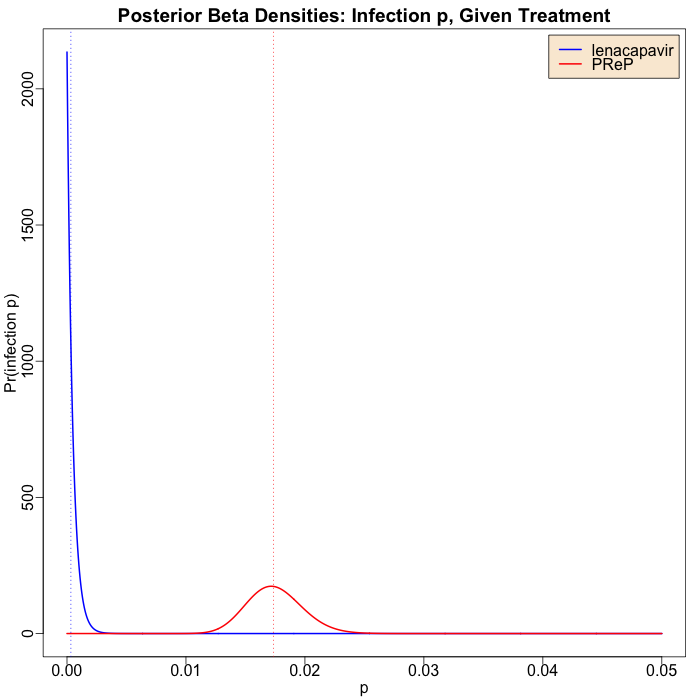

Reproduce this figure in R.
## Created on Friday, July 12, 2024 at 6:22pm EDT by WeekendEditor on WeekendEditorMachine.
## UnCopyright (c) 2024, SomeWeekendReading blog.  All rights reversed.  As if you care.

toolsDir <- "../../tools"                              # Where the tool scripts live
source(file.path(toolsDir, "pipeline-tools.r"))        # Random pipeline stuff
source(file.path(toolsDir, "graphics-tools.r"))        # Random graphics stuff
library("gsDesign")                                    # For ciBinomial()

##
## Fiddle with the preliminary data reported by Gilead on lenacapavir in HIV prevention.
## This is technically incorrect, since it lacks censorship data about patients dropping out.
## But as a crude estimate from the published numbers, it will do.
##

## > doit()
## > rm("purpose1Summary"); rm("efficacyCL"); rm("signf"); rm("stren"); rm("bayesProbs"); doit()
doit <- function(purpose1     = data.frame(Arm       = c("lenacapavir", "Descovy", "Truvada"),
                                           N         = c(2134,          2136,      1068),
                                           K         = c(   0,            39,        16),
                                           Infp100py = c(   0,             2.02,      1.69),
                                           stringsAsFactors = TRUE),
                 yatesCorrect = TRUE,                  # Default on test of proportion is TRUE
                 txFile       = "2024-07-11-hiv-prev-news.txt",
                 plotFile     = "2024-07-11-hiv-prev-news.png") {

  makeSummaryData <- function(purpose1) {              # Take data reported in press release,
    cat(sprintf("* PURPOSE1 data as reported:\n"))     #  drop infections/100 person-years,
    print(purpose1)                                    #  combine both PReP arms into 1 for comparison

    purpose1Summary <- rbind(subset(purpose1, subset = Arm == "lenacapavir", select = -Infp100py),
                             data.frame(Arm = "PReP",  # Just add patient counts in both PReP arms
                                        t(colSums(subset(purpose1,
                                                         subset = Arm != "lenacapavir",
                                                         select = -c(Arm, Infp100py)))),
                                        stringsAsFactors = TRUE))
    cat(sprintf("\n* PURPOSE1 summary data for analysis:\n"))
    print(purpose1Summary)                             # Describe what we did

    purpose1Summary                                    # Return the summary data
  }                                                    #

  efficacyAndCL <- function(Ntrt, Ktrt, Ncnt, Kcnt) {    # Treatment efficacy & 95% conf limit
    ## Simple-minded efficacy computation, with confidence limits using a scaled binomial model.
    ## (To be eventually replaced by my super-duper Beta ratios stuff with Gauss hypergeometric magic!)
    ##
    ## Ntrt = number of subjects in treatment arm
    ## Ktrt = number of sick in treatment arm
    ## Ncnt = number of subjects in control arm
    ## Kcnt = number of sick in control arm
    eff   <- 1 - (Ktrt / Ntrt) / (Kcnt / Ncnt)           # Point estimate, then confidence limits
    effCL <- rev(1 - ciBinomial(Ktrt, Kcnt, Ntrt, Ncnt, scale = "RR"))
    c(LCL = effCL[[1]], Eff = eff, UCL = effCL[[2]])     # Return 3-vector of LCL, estimate, and UCL
  }                                                      #

  efficacyOverPReP <- function(purpose1Summary) {      # Compare lenacapavir vs PReP as control
    ## Scaled binomial model of efficacy and its confidence interval, compared to PReP
    ## 0% means comparable to PReP, positive means better
    efficacyCL <- round(100.0 * efficacyAndCL(purpose1Summary[1, 2], purpose1Summary[1, 3],
                                              purpose1Summary[2, 2], purpose1Summary[2, 3]),
                        digits = 2)                    #

    cat(sprintf("* Efficacy (%%) over PReP, where 0%% means comparable to PReP:\n"))
    print(efficacyCL)                                  # Know eff = 100%, CL's are the interesting part

    efficacyCL                                         # Return the efficacy & CL's
  }                                                    #

  doSignificance <- function(purpose1Summary, yatesCorrect) {
    cat(sprintf(paste("* Significance test of proportion:",
                      "  - Yates correction: %s",      # Explain what we're doing on the transcript
                      "  - Alternative: probability of infection same in both arms\n",
                      sep = "\n"),                     # Null hypothesis: probability of infection
                yatesCorrect))                         #  is the same in both arms
    tst <- prop.test(x       = c(purpose1Summary[1, 3], purpose1Summary[2, 3]),
                     n       = c(purpose1Summary[1, 2], purpose1Summary[2, 2]),
                     correct = yatesCorrect)           # Default is TRUE, I dunno what else to say
    print(tst)                                         # Show test results on transcript

    tst$"p.value"                                      # Return the p-value
  }                                                    #

  doStrength <- function(purpose1Summary) {            # Stength of effect
    ## See, for Cohen's h: https://en.wikipedia.org/wiki/Cohen%27s_h
    ##
    ## We're going to use Cohen's h, but very crudely.  We compare the observed proportion of
    ##   infections with lenacapavir vs combined PReP controls.
    ## h = 2 * (asin(sqrt(p1)) - asin(sqrt(p2)))
    ## This can range from -pi to +pi (or 0 to pi when nondirectional).
    ## Anything over 0.8 is large.
    cat(sprintf(paste("* Computing Cohen's h for strength of effect",
                      "  - Range of h is -pi to +pi",  #
                      "  - anything with absolute value over 0.8 is a large effect.",
                      sep = "\n")))                    #
    ## Could use pwr package's ES.h(), but simpler just to do it ourselves.
    absCohenh <- round(abs(2 * (asin(sqrt(purpose1Summary[1, 3] / purpose1Summary[1, 2])) -
                                asin(sqrt(purpose1Summary[2, 3] / purpose1Summary[2, 2])))),
                       digits = 3)                     #
    cat(sprintf("\n  - Result: |h| = %.3f\n", absCohenh))
    absCohenh                                          # Return the strength statistic
  }                                                    #

  doBeta <- function(purpose1Summary, plotFile, npoints = 1000) {
    cat(sprintf("* Doing Baysian posterior Beta distribution analysis."))
    ## Let p = probability of a infection for an arm.
    ## Start with a uniform prior on p, which happens to be B(1, 1).
    ## After observing N patients, of which k were infected, we have B(N - k + 1, k + 1).

    makeBetaQDF <- function(n, k) { function(q) { qbeta(q, k + 1, n - k + 1) }}
    bayesProbs <- transform(data.frame(Quantile = c(0.025, 0.500, 0.975)),
                            lenacapavir = makeBetaQDF(purpose1Summary[1, 2],
                                                      purpose1Summary[1, 3])(Quantile),
                            PReP        = makeBetaQDF(purpose1Summary[2, 2],
                                                      purpose1Summary[2, 3])(Quantile))
    rownames(bayesProbs) <- bayesProbs$"Quantile"      # Treatments on rows, quantiles on cols
    bayesProbs <- t(subset(bayesProbs, select = -Quantile))
    cat(sprintf("\n\n* Posterior quantiles:\n")); print(round(bayesProbs, digits = 5))

    makeBetaPDF <- function(n, k) { function(p) { dbeta(p, k + 1, n - k + 1) } }
    bdf <- transform(data.frame(p = seq(from = 0.0, to = 0.05, length.out = npoints)),
                     pT = makeBetaPDF(purpose1Summary[1, 2], purpose1Summary[1, 3])(p),
                     pC = makeBetaPDF(purpose1Summary[2, 2], purpose1Summary[2, 3])(p))
    f <- file.path(".", plotFile)                      # Where the plot goes
    withPNG(f, 700, 700, FALSE, function() {           # Capturing output to file
      withPars(function() {                            # Binding graphics parameters
        matplot(x = bdf[, 1], y = bdf[, -1],           #
                type = "l", lty = "solid", lwd = 2, col = c("blue", "red"),
                xlab = "p", ylab = "Pr(infection p)",  #
                main = "Posterior Beta Densities: Infection p, Given Treatment")
        abline(v = bayesProbs["lenacapavir", "0.5"], col = "blue", lty = "dotted")
        abline(v = bayesProbs["PReP",        "0.5"], col = "red",  lty = "dotted")
        legend("topright", bg = "antiquewhite", inset = 0.01,
               lty = "solid", lwd = 2, col = c("blue", "red"),
               legend = c("lenacapavir", "PReP"))      #

      }, pty = "m",                                    # Maximal plotting area
         bg  = "white",                                # White background
         mar = c(3, 3, 2, 1),                          # Pull in on margins a bit
         mgp = c(1.7, 0.5, 0),                         # Axis title, labels, ticks
         ps  = 16)                                     # Larger type size for file capture
    })                                                 #
    cat(sprintf("\n\n* Bayesian Beta posterior plot to %s.\n", f))

    bayesProbs                                         # Return the median posterior probabilities
  }                                                    #  of infection, for each arm

  withTranscript(inDir = ".", resultsDir = ".", transcriptFile = txFile,
                 name = "PURPOSE1 HIV Prevention", function() {

    heraldPhase("Building summary data")               # Get just the bits we need
    maybeAssign("purpose1Summary", function() { makeSummaryData(purpose1) })

    heraldPhase("Naive efficacy/CL vs PReP controls:") # Efficacy is 100%, what are CL's vs PReP?
    maybeAssign("efficacyCL", function() { efficacyOverPReP(purpose1Summary) })

    heraldPhase("Frequentist tests of significance and strength")
    maybeAssign("signf", function() { doSignificance(purpose1Summary, yatesCorrect) })
    maybeAssign("stren", function() { doStrength(purpose1Summary) })

    heraldPhase("Plotting posterior Beta distributions for probability of infection")
    maybeAssign("bayesProbs", function() { doBeta(purpose1Summary, plotFile) })

  })                                                   # Done!
}                                                      #
